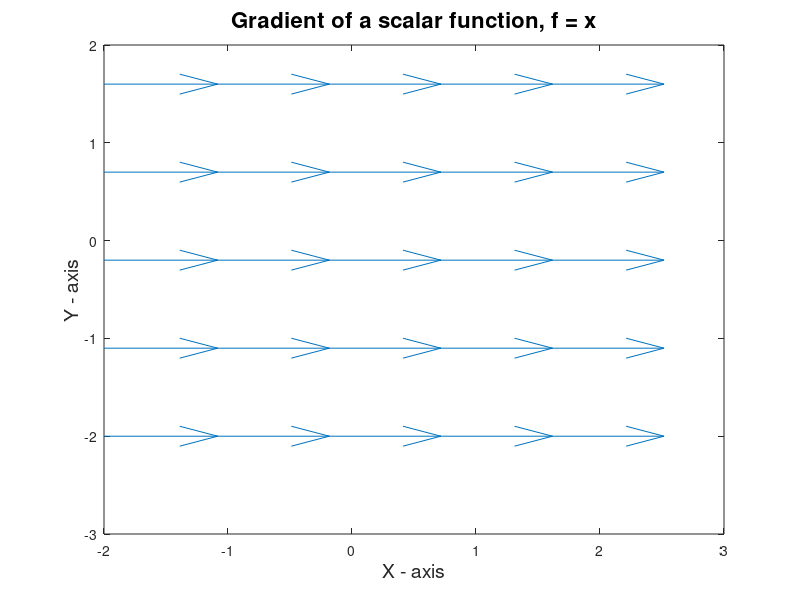

Recreate this plot in MATLAB.
%Gradient of a scalar function, f = x
clc                 %Clear the Command Window.
clear               %Clear all variables and functions from memory.

[x , y] = meshgrid (-2 : 0.9 : 2 );
f = x;                                      %Scalar function f.

[dfx , dfy] = gradient(f, 1, 1);    		%Gradient of f.

quiver(x, y, dfx, dfy)          			%To draw the gradient.
title('Gradient of a scalar function, f = x', 'FONTSIZE' , 16)
xlabel('X - axis', 'FONTSIZE' , 14)
ylabel('Y - axis', 'FONTSIZE' , 14)
